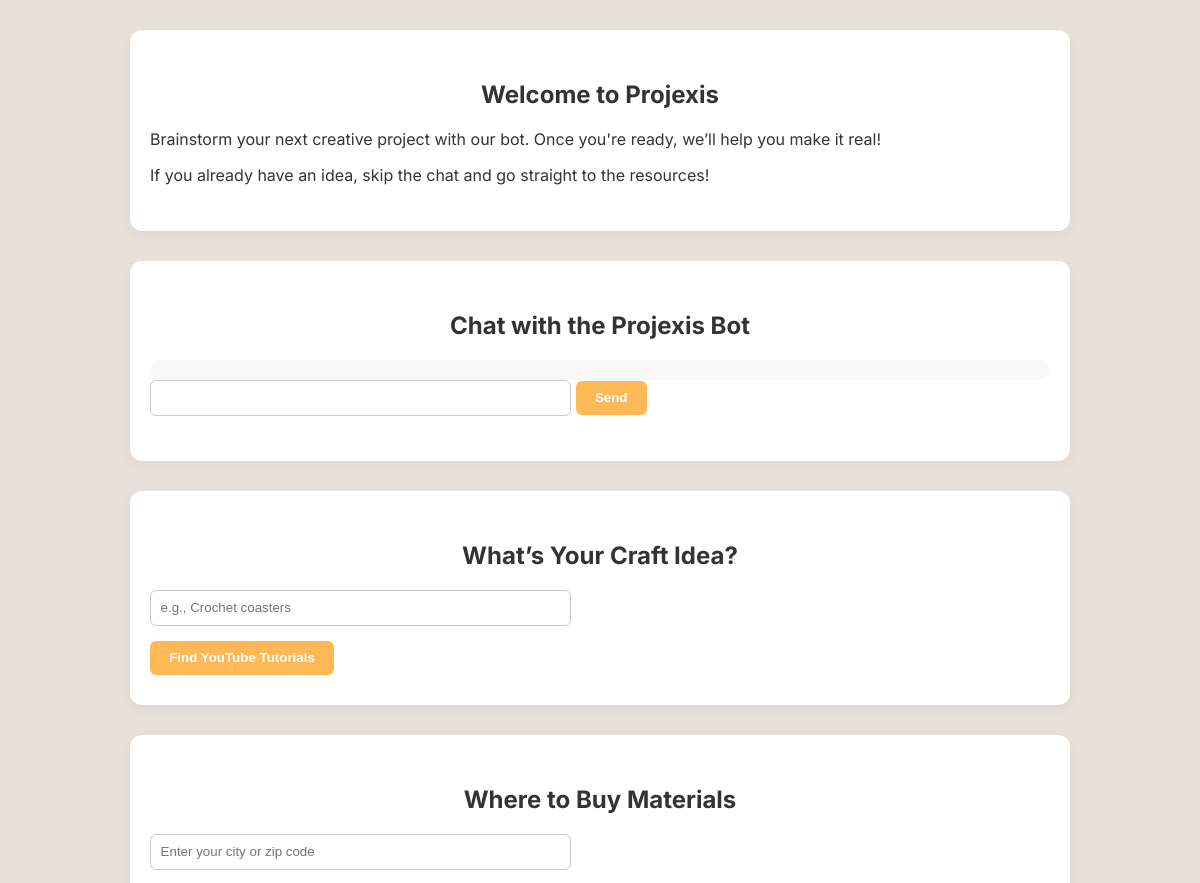
Page /chatBot/openai/ (upper part) on the earlier database version.
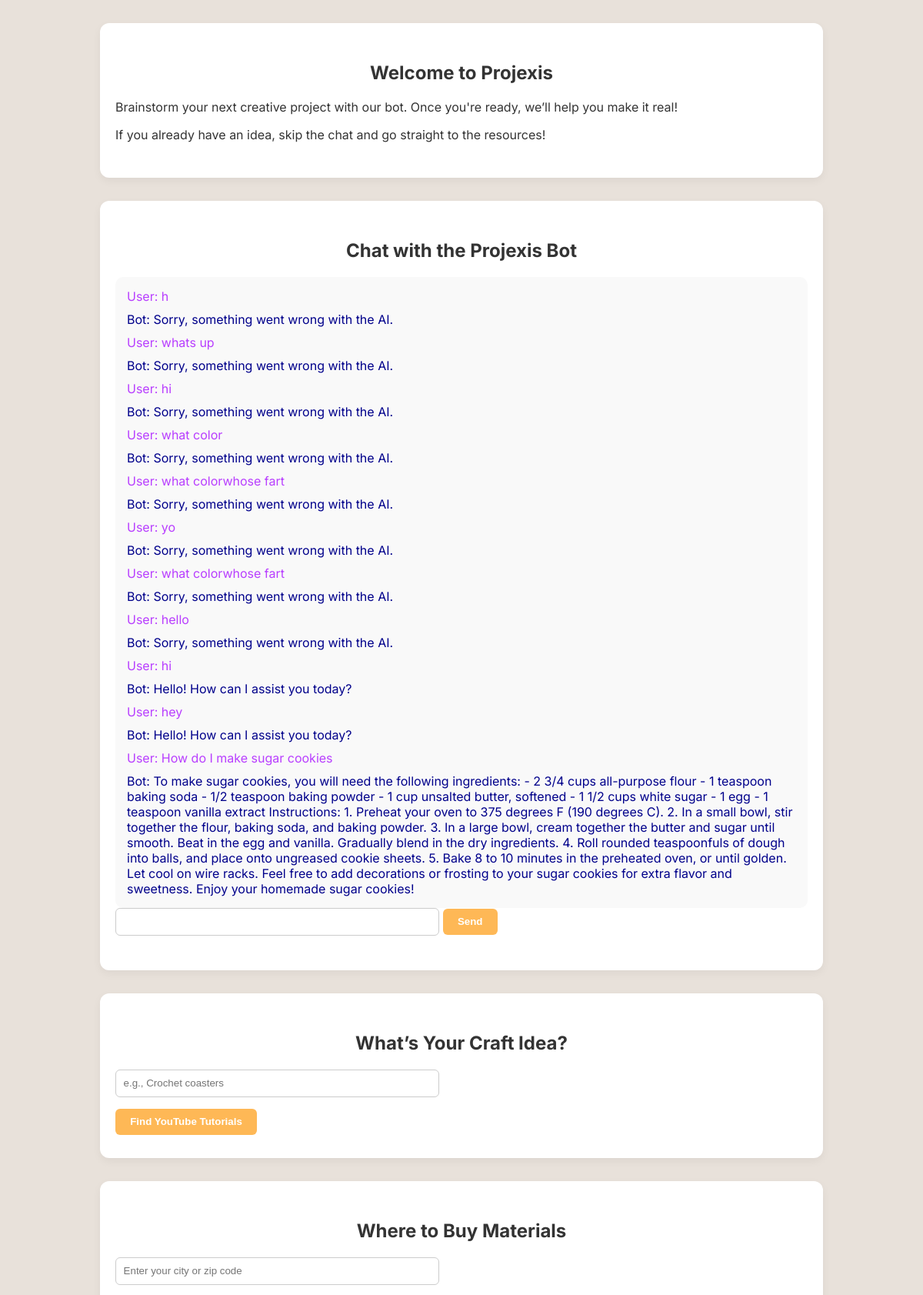
Same page on the later database version.
### chatBot/models.py (models this page shows)
class Message(models.Model):
		user_message = models.TextField()
		bot_message = models.TextField()
		timestamp = models.DateTimeField(auto_now_add=True)

### chatBot/views.py (the view, shortened to what this page needs)
# urls.py: path('openai/', views.chat_view, name='chat_view'),
def chat_view(request):
    messages = Message.objects.all().order_by('timestamp')
    return render(request, 'chatBot/index.html', {'messages': messages})

### chatBot/templates/chatBot/index.html (shortened to what this page needs)
<!DOCTYPE html>
<html lang="en">
<head>
  <link rel="stylesheet" href="https://cdn.jsdelivr.net/npm/swiper/swiper-bundle.min.css"/>
</head>
<body>
  <section>
    <h1>Welcome to Projexis</h1>
    <p>Brainstorm your next creative project with our bot. Once you're ready, we’ll help you make it real!</p>
    <p>If you already have an idea, skip the chat and go straight to the resources!</p>
  </section>
  <section>
    <h2>Chat with the Projexis Bot</h2>
    <div id="container">
      {% include 'chatbox.html' %}
      <form
        hx-post="{% url 'chat_view' %}"
        hx-target="#chatbox"
        hx-swap="innerHTML"
        hx-on="htmx:afterRequest: this.reset()"
      >
        <div class="input-fields">
          <input type="text" name="message" />
          <button type="submit">Send</button>
        </div>
      </form>
    </div>
  </section>
  <section>
    <h2>What’s Your Craft Idea?</h2>
    <form id="ideaForm">
      <input type="text" id="idea" name="idea" placeholder="e.g., Crochet coasters" required />
      <br />
      <input type="submit" value="Find YouTube Tutorials" />
    </form>
  </section>
  <section>
    <h2>Where to Buy Materials</h2>
    <form id="locationForm">
      <input type="text" id="zip" placeholder="Enter your city or zip code" required />
      <br />
    </form>
  </section>
</body>
</html>

### chatBot/templates/chatbox.html
<div id="chatbox">
    {% for message in messages %}
    <div class="user-message">User: {{ message.user_message }}</div>
    <div class="bot-message">Bot: {{ message.bot_message }}</div>
    {% endfor %}
</div>

Differences in the rows shown:
added Message: user_message "h", bot_message "Sorry, something went wrong with the AI."
added Message: user_message "whats up", bot_message "Sorry, something went wrong with the AI."
added Message: user_message "hi", bot_message "Sorry, something went wrong with the AI."
added Message: user_message "what color", bot_message "Sorry, something went wrong with the AI."
added Message: user_message "what colorwhose fart", bot_message "Sorry, something went wrong with the AI."
added Message: user_message "yo", bot_message "Sorry, something went wrong with the AI."
added Message: user_message "what colorwhose fart", bot_message "Sorry, something went wrong with the AI."
added Message: user_message "hello", bot_message "Sorry, something went wrong with the AI."
added Message: user_message "hi", bot_message "Hello! How can I assist you today?"
added Message: user_message "hey", bot_message "Hello! How can I assist you today?"
added Message: user_message "How do I make sugar cookies", bot_message "To make sugar cookies, you will need the following ingredients: - 2 3/4 cups all-purpose flour - 1 teaspoon baking soda - 1/2 teaspoon baking powder - 1 cup unsalted butter, softened - 1 1/2 cups white sugar - 1 egg - 1 teaspoon vanilla extract Instructions: 1. Preheat your oven to 375 degrees F (190 degrees C). 2. In a small bowl, stir together the flour, baking soda, and baking powder. 3. In a large bowl, cream together the butter and sugar until smooth. Beat in the egg and vanilla. Gradually blend in the dry ingredients. 4. Roll rounded teaspoonfuls of dough into balls, and place onto ungreased cookie sheets. 5. Bake 8 to 10 minutes in the preheated oven, or until golden. Let cool on…"
